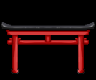

A level layout from a 2D game, rendered from its tile map. Below: a short description, then the map file with its tile-grid data intact:
An orthogonal 6x5 tile map with 16x16 px tiles, 1 tile layer (AlwaysFront).

<map version="1.10" tiledversion="1.11.2" orientation="orthogonal" renderorder="right-down" compressionlevel="0" width="6" height="5" tilewidth="16" tileheight="16" infinite="0" nextlayerid="8" nextobjectid="1">
 <tileset firstgid="1" source="master_canopies.tsx" /><layer id="4" name="AlwaysFront" width="6" height="5">
  <data encoding="csv">
481,482,483,484,485,486,
535,536,537,538,539,540,
589,590,591,592,593,594,
643,644,645,646,647,648,
697,698,699,0,701,702
</data>
 </layer>
</map>
